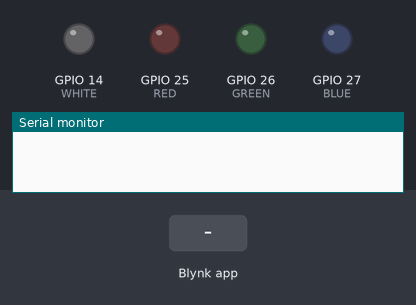
This sketch was run on a simulated ESP32. Shown: output pins drawn as LEDs (lit = HIGH), the last lines printed to the serial monitor. Inputs (shaded band) come from the test bench. WiFi joins after 1.5 s; servers stay silent unless stated.

Above: at 3.0 s.
3.1 s: Blynk app writes 1 to V0
At 3.4 s:
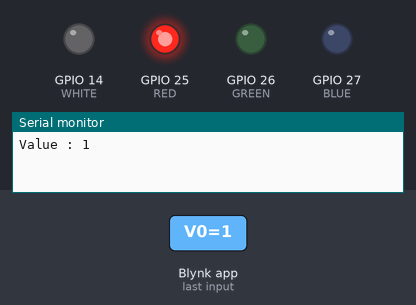
4.6 s: Blynk app writes 200 to V10
At 5.7 s:
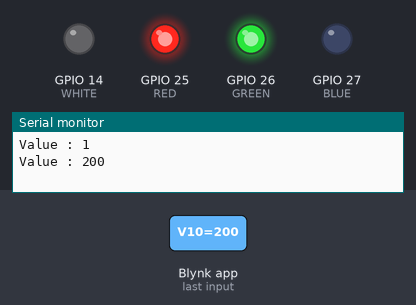
6.1 s: Blynk app writes 0 to V0
At 6.8 s:
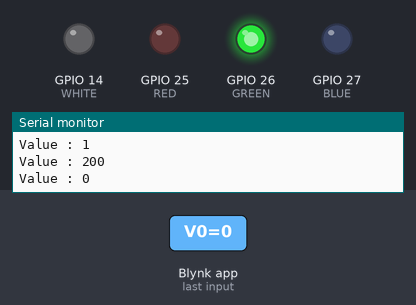
7.6 s: Blynk app writes 1 to V11
At 8.0 s:
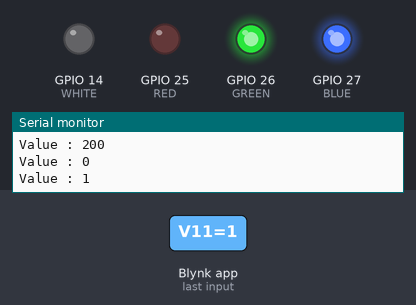
9.1 s: Blynk app writes 200 to V0
At 10.3 s:
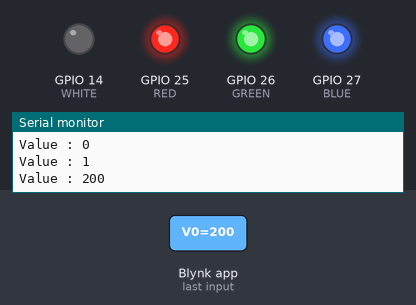
10.6 s: Blynk app writes 0 to V10
At 11.5 s:
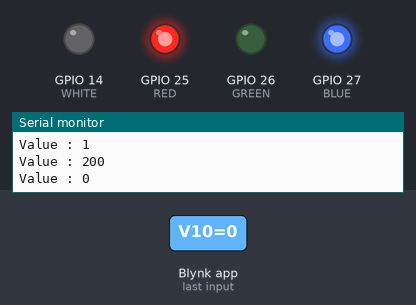
Timing chart, 0 to 13.1 s (numbered marks = the images above; inputs shaded):
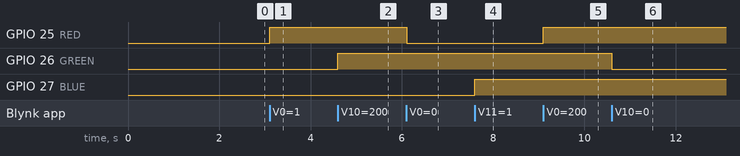

Measured:
- after the input at 3.1 s, GPIO 25 (RED): LOW → HIGH at once
- after the input at 4.6 s, GPIO 26 (GREEN): LOW → HIGH at once
- after the input at 6.1 s, GPIO 25 (RED): HIGH → LOW at once
- after the input at 7.6 s, GPIO 27 (BLUE): LOW → HIGH at once
- after the input at 9.1 s, GPIO 25 (RED): LOW → HIGH at once
- after the input at 10.6 s, GPIO 26 (GREEN): HIGH → LOW at once

The sketch:

LEDstripBlynk.ino
```cpp
/*************************************************************

  This is a simple demo of sending and receiving some data.
  Be sure to check out other examples!
 *************************************************************/

/* Fill-in information from Blynk Device Info here */
#define BLYNK_TEMPLATE_ID "TMPL5wN_0BeXN"
#define BLYNK_TEMPLATE_NAME "LEDstrip"
#define BLYNK_AUTH_TOKEN "QsCwazviZHGunDtYpIsjMj0qdpWHn7aq"

/* Comment this out to disable prints and save space */
#define BLYNK_PRINT Serial


#include <WiFi.h>
#include <WiFiClient.h>
#include <BlynkSimpleEsp32.h>
// Your WiFi credentials.
// Set password to "" for open networks.
char ssid[] = "TP-Link_FFB0";
char pass[] = "36829682";
BlynkTimer timer;

// This function is called every time the Virtual Pin 0 state changes
BLYNK_WRITE(V0)
{
  // Set incoming value from pin V0 to a variable
  int value = param.asInt();
  Serial.println("Value : "+ String(value));

  if(value) digitalWrite(25, HIGH);
  else digitalWrite(25, LOW);

  // Update state
  Blynk.virtualWrite(V1, value);
}
BLYNK_WRITE(V10)
{
  // Set incoming value from pin V0 to a variable
  int value = param.asInt();
  Serial.println("Value : "+ String(value));

  if(value) digitalWrite(26, HIGH);
  else digitalWrite(26, LOW);

  // Update state
  Blynk.virtualWrite(V100, value);
}
BLYNK_WRITE(V11)
{
  // Set incoming value from pin V0 to a variable
  int value = param.asInt();
  Serial.println("Value : "+ String(value));

  if(value) digitalWrite(27, HIGH);
  else digitalWrite(27, LOW);

  // Update state
  Blynk.virtualWrite(V110, value);
}
BLYNK_WRITE(V12)
{
  // Set incoming value from pin V0 to a variable
  int value = param.asInt();
  Serial.println("Value : "+ String(value));

  if(value) digitalWrite(14, HIGH);
  else digitalWrite(14, LOW);

  // Update state
  Blynk.virtualWrite(V120, value);
}

// This function is called every time the device is connected to the Blynk.Cloud
BLYNK_CONNECTED()
{
  // Change Web Link Button message to "Congratulations!"
  Blynk.setProperty(V3, "offImageUrl", "https://static-image.nyc3.cdn.digitaloceanspaces.com/general/fte/congratulations.png");
  Blynk.setProperty(V3, "onImageUrl",  "https://static-image.nyc3.cdn.digitaloceanspaces.com/general/fte/congratulations_pressed.png");
  Blynk.setProperty(V3, "url", "https://docs.blynk.io/en/getting-started/what-do-i-need-to-blynk/how-quickstart-device-was-made");
}

// This function sends Arduino's uptime every second to Virtual Pin 2.
void myTimerEvent()
{
  // You can send any value at any time.
  // Please don't send more that 10 values per second.
  Blynk.virtualWrite(V2, millis() / 1000);
}

void setup()
{
  // Debug console
  Serial.begin(115200);
  pinMode(25, OUTPUT);//RED
  pinMode(26, OUTPUT);//GREEN
  pinMode(27, OUTPUT);//BLUE
  pinMode(14, OUTPUT);//WHITE
  Blynk.begin(BLYNK_AUTH_TOKEN, ssid, pass);
  // You can also specify server:
  //Blynk.begin(BLYNK_AUTH_TOKEN, ssid, pass, "blynk.cloud", 80);
  //Blynk.begin(BLYNK_AUTH_TOKEN, ssid, pass, IPAddress(192,168,1,100), 8080);

  // Setup a function to be called every second
  timer.setInterval(1000L, myTimerEvent);
}

void loop()
{
  Blynk.run();
  timer.run();
  // You can inject your own code or combine it with other sketches.
  // Check other examples on how to communicate with Blynk. Remember
  // to avoid delay() function!
}
```
